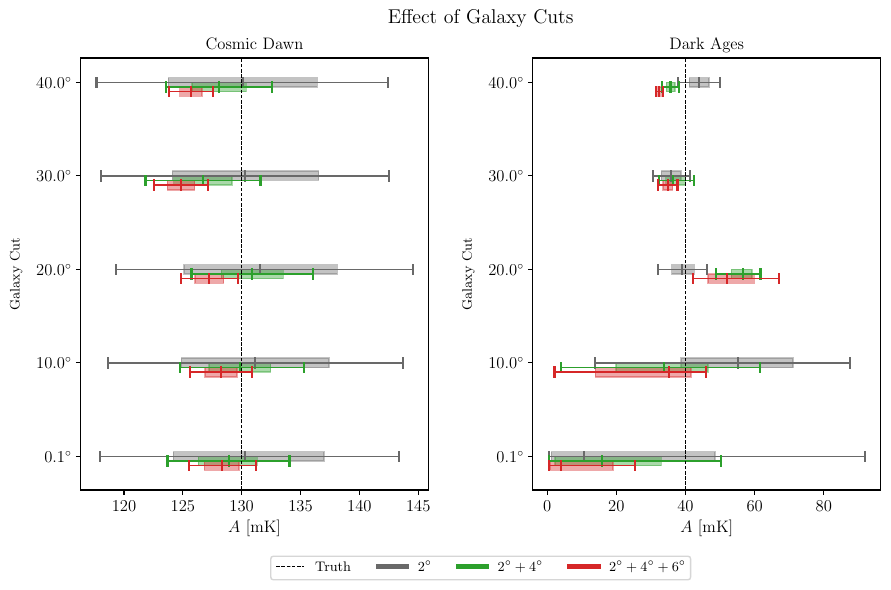

Python code for this plot:
import numpy as np
import NormalizingFlow as nf
import matplotlib.pyplot as plt
import corner


##---------------------------------------------------------------------------##


def weighted_quantile(values, quantiles, sample_weight=None):
    return corner.core.quantile(values, quantiles, weights=sample_weight)


def plot_weighted_boxplot(
    samples, likelihoods, ax, y_value, c="C0", hatch=None, box_width=0.1
):
    """Plot a horizontal weighted box plot on an Axis object."""
    # Calculate the weighted quantiles for 1-sigma, median, and 95% confidence interval
    sigma1 = weighted_quantile(samples, [0.159, 0.841], sample_weight=likelihoods)
    median = weighted_quantile(samples, [0.5], sample_weight=likelihoods)
    ci95 = weighted_quantile(samples, [0.025, 0.975], sample_weight=likelihoods)

    # Width of the boxplot, centered at y_value
    y_box = [y_value - box_width / 2, y_value + box_width / 2]

    # Plot the box (1-sigma)
    ax.add_patch(
        plt.Rectangle(
            (sigma1[0], y_value - box_width / 2),
            sigma1[1] - sigma1[0],
            box_width,
            facecolor=c,
            edgecolor=c,
            alpha=0.4,
            hatch=hatch,
        )
    )

    # Plot the whiskers (95% CI)
    ax.plot([ci95[0], ci95[0]], y_box, color=c)
    ax.plot([ci95[1], ci95[1]], y_box, color=c)

    # Plot the median
    ax.plot([median, median], y_box, color=c, marker="", markersize=8)

    # Plot the central line between whiskers
    ax.plot([ci95[0], ci95[1]], [y_value, y_value], color=c, linestyle="-", linewidth=1)


##---------------------------------------------------------------------------##

combineSigmas = ["", "4", "4 6"]
csColors = {"": "dimgray", "4": "C2", "4 6": "C3"}
combineSigmalabels = {
    "": "$2^\circ$",
    "4": "$2^\circ+4^\circ$",
    "4 6": "$2^\circ+4^\circ+6^\circ$",
}
truthaxvlines = {"c": "k", "ls": "--", "lw": 0.7}
cdtruth = 130
datruth = 40
daxlims = (15, 55)
cdxlims = (125, 135)
galcuts = [0.1, 10.0, 20.0, 30.0, 40.0]
gclabels = {
    0.1: r"$0.1^\circ$",
    10.0: r"$10.0^\circ$",
    20.0: r"$20.0^\circ$",
    30.0: r"$30.0^\circ$",
    40.0: r"$40.0^\circ$",
}

##---------------------------------------------------------------------------##


fig, ax = plt.subplots( 1, 2, figsize=(10, 6))
ax = ax.reshape(1, 2)
fig.subplots_adjust(bottom=0.18, top=0.9, left=0.1, right=0.9, wspace=0.3)

##---------------------------------------------------------------------------##
# cosmic dawn

args = nf.Args()
args.fgFITS, args.freqs = "gsm16.fits", "51 101"
args.SNRpp = 1e24

for igc, gc in enumerate(galcuts):
    args.galcut = gc
    for ics, cs in enumerate(combineSigmas):
        args.combineSigma = cs
        s, ll = nf.get_samplesAndLikelihood(args, plot="A")
        s[:, 0] *= cdtruth
        plot_weighted_boxplot(
            s[:, 0],
            nf.exp(ll),
            ax[0, 0],
            1 + igc - 0.05 * ics,
            c=csColors[cs],
        )

##---------------------------------------------------------------------------##
# dark ages

args = nf.Args()
args.fgFITS, args.freqs, args.chromatic = "ulsa.fits", "1 51", False
args.SNRpp = 1e24

for igc, gc in enumerate(galcuts):
    args.galcut = gc
    for ics, cs in enumerate(combineSigmas):
        args.combineSigma = cs
        args.chromatic = False
        s, ll = nf.get_samplesAndLikelihood(args, plot="A")
        s[:, 0] *= datruth
        plot_weighted_boxplot(
            s[:, 0],
            nf.exp(ll),
            ax[0, 1],
            1 + igc - 0.05 * ics,
            c=csColors[cs],
        )

##---------------------------------------------------------------------------##

ax[0, 0].set_yticks(
    np.arange(1, len(galcuts) + 1),
    labels=[gclabels[gc] for gc in galcuts],
    minor=False,
)
ax[0, 1].set_yticks(
    np.arange(1, len(galcuts) + 1),
    labels=[gclabels[gc] for gc in galcuts],
    minor=False,
)

ax[0, 0].axvline(cdtruth, **truthaxvlines)
ax[0, 1].axvline(datruth, **truthaxvlines)

ax[0, 0].set_xlabel(r"$A$ [mK]")
ax[0, 1].set_xlabel(r"$A$ [mK]")

# ax[0, 0].set_xlim(*cdxlims)
# ax[0, 1].set_xlim(*daxlims)

ax[0, 0].set_ylabel("Galaxy Cut", fontsize="small", labelpad=10)
ax[0, 1].set_ylabel("Galaxy Cut", fontsize="small", labelpad=10)

ax[0, 0].set_title("Cosmic Dawn", fontsize="medium")
ax[0, 1].set_title("Dark Ages", fontsize="medium")
fig.suptitle("Effect of Galaxy Cuts")

plt.plot([], [], **truthaxvlines, label="Truth")
plt.errorbar(
    [], [], xerr=[[], []], c=csColors[""], label=combineSigmalabels[""], lw=4.0
)
plt.errorbar(
    [], [], xerr=[[], []], c=csColors["4"], label=combineSigmalabels["4"], lw=4.0
)
plt.errorbar(
    [], [], xerr=[[], []], c=csColors["4 6"], label=combineSigmalabels["4 6"], lw=4.0
)
fig.legend(
    bbox_to_anchor=(0.5, 0.05), loc="center", borderaxespad=0, ncol=4, fontsize="small"
)

print("saving")
plt.savefig(f"galcut.pdf", bbox_inches="tight", dpi=300)

plt.show()
